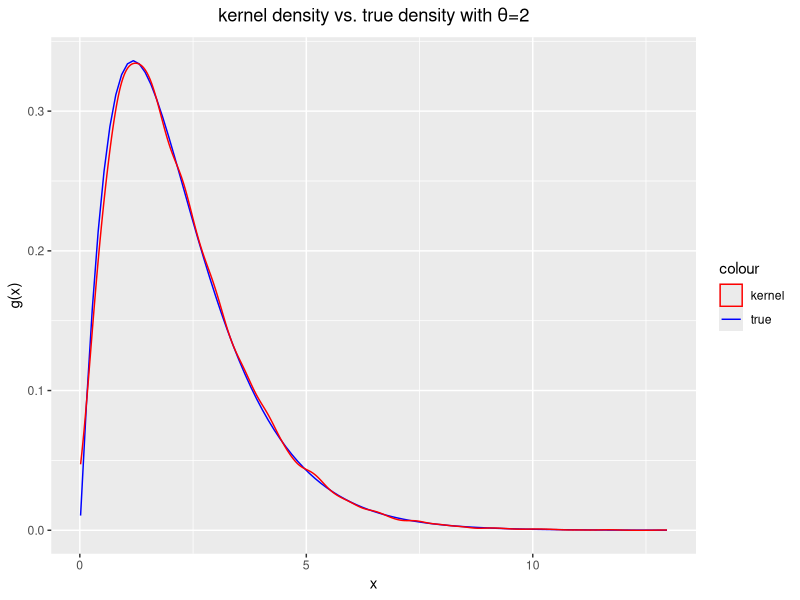
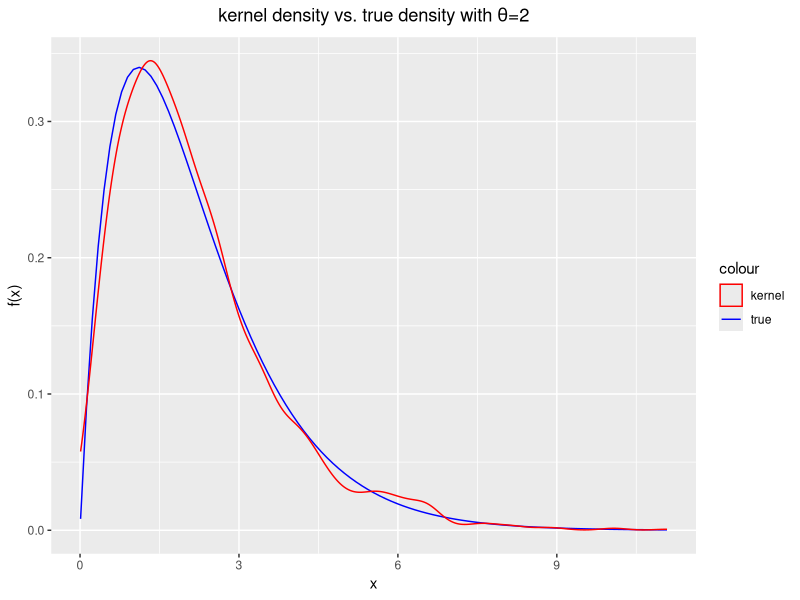
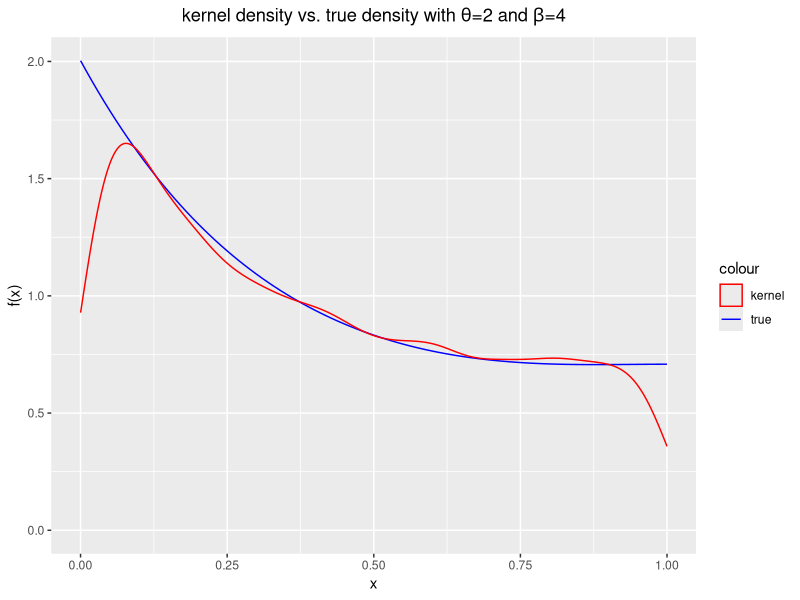
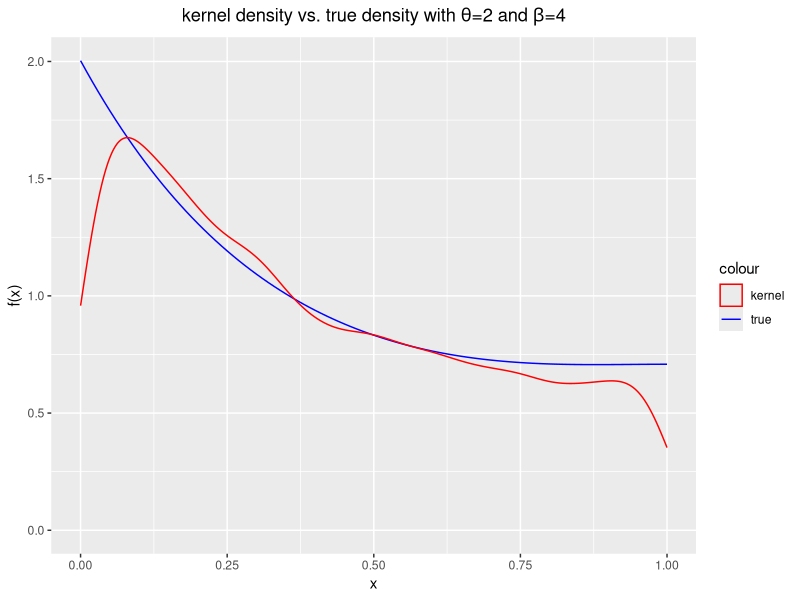

Generate these figures, in order, with R:
############# 5.2.1 ###############

# Sample from g
## function to generate a sample from g
g_sample <- function(n,theta) {
  c1 <- 2*gamma(theta)/(2*gamma(theta)+gamma(theta+0.5))
  uni <- runif(n)
  samples <- data.frame(spl=matrix(0,n,1))
  samples[which(uni<c1),1] <- rgamma(length(which(uni<c1)),shape = theta,scale = 1)
  samples[which(uni>=c1),1] <- rgamma(length(which(uni>=c1)),shape = theta+0.5,scale = 1)
  samples
}
## generate a sample with theta = 2
g_sample1 <- g_sample(10000,2)

## ture density
trued_g <- function (x,theta) {
  c1 <- 2*gamma(theta)/(2*gamma(theta)+gamma(theta+0.5))
  trued_g <- c1*dgamma(x,shape=theta,scale=1)+(1-c1)*dgamma(x,shape=theta+0.5,scale=1)
  trued_g
}
## plot
library(ggplot2)
ggplot(g_sample1) + stat_function(aes(col="true"), fun=trued_g, args = list(theta=2)) +
  geom_density(aes(spl, col='kernel')) + scale_color_manual(values = c("red", "blue")) +
  labs(title = expression(paste("kernel density vs. true density with ", theta, "=2")),
       x = "x", y = "g(x)") + theme(plot.title = element_text(hjust = 0.5))

# sample from f
## generate a sample from f
f_sample <- function(n,theta) {
  g_sample <- g_sample(n,theta)
  u_sample <- runif(n)
  c <- 1/(2*gamma(theta)+gamma(theta+0.5))
  f_sample <- matrix(0,n,1)
  for (i in 1:n) {
    qx <- sqrt(4 + g_sample[i,1])*g_sample[i,1]^(theta-1)*exp(-g_sample[i,1])
    gx <- (2*g_sample[i,1]^(theta-1)+g_sample[i,1]^(theta-0.5))*exp(-g_sample[i,1])
    if (u_sample[i] > qx*c/gx) next
      else {f_sample[i,1]<-g_sample[i,1]}
  }
  f_sample<-as.data.frame(f_sample[-which(f_sample==0),1])
  colnames(f_sample)<-"f"
  f_sample
}

f_sample1<-f_sample(10000,2)

qx<- function(x, theta) {
  qx<-sqrt(4 + x)*x^(theta-1)*exp(-x)
  qx
}
trued_f <- function (x,theta) {
  intgrl<-integrate(function(x) qx(x,theta),0,Inf)
  c_prime <-1/intgrl[["value"]]
  trued_f <- c_prime*sqrt(4 + x)*x^(theta-1)*exp(-x)
  trued_f
}

## plot
library(ggplot2)
ggplot() + stat_function(aes(col="true"), fun=trued_f, args = list(theta=2)) +
  geom_density(data=f_sample1,aes(f,col="kernel")) +
  scale_color_manual(values = c("red","blue")) +
  labs(title = expression(paste("kernel density vs. true density with ", theta, "=2")),
       x = "x", y = "f(x)") + theme(plot.title = element_text(hjust = 0.5))

############# 5.2.2 ###############
# Mixture Beta
# Sample from g
## function to generate a sample from g
g_sample <- function(n,theta,beta) {
  p1 <- beta/(beta+sqrt(3)*theta)
  uni <- runif(n)
  samples <- data.frame(spl=matrix(0,n,1))
  samples[which(uni<p1),1] <- rbeta(length(which(uni<p1)),shape1 = theta, shape2 = 1)
  samples[which(uni>=p1),1] <- rbeta(length(which(uni>=p1)),shape1 = 1, shape2 = beta)
  samples
}

# sample from f
## generate a sample from f
f_sample <- function(n,theta,beta) {
  g_sample <- g_sample(n,theta,beta)
  u_sample <- runif(n)
  f_sample <- matrix(0,n,1)
  for (i in 1:n) {
    qx <- g_sample[i,1]^(theta-1)/(1+g_sample[i,1]^2)+
      sqrt(2+g_sample[i,1]^2)*(1-g_sample[i,1])^(beta-1)
    hx <- g_sample[i,1]^(theta-1)+3^0.5*(1-g_sample[i,1])^(beta-1)
    if (u_sample[i] > qx/hx) next
    else {f_sample[i,1]<-g_sample[i,1]}
  }
  f_sample<-as.data.frame(f_sample[-which(f_sample==0),1])
  colnames(f_sample)<-"f"
  f_sample
}

f_sample1<-f_sample(10000,2,4)

qx<- function(x, theta, beta) {
  qx<-x^(theta-1)/(1+x^2)+sqrt(2+x^2)*(1-x)^(beta-1)
  qx
}
trued_f <- function (x,theta,beta) {
  intgrl<-integrate(function(x) qx(x,theta,beta),0,1)
  c_prime <-1/intgrl[["value"]]
  trued_f <- c_prime*(x^(theta-1)/(1+x^2)+sqrt(2+x^2)*(1-x)^(beta-1))
  trued_f
}

## plot
library(ggplot2)
ggplot() + stat_function(aes(col="true"), fun=trued_f, args = list(theta=2, beta=4)) +
  geom_density(data=f_sample1,aes(f,col="kernel")) +
  scale_color_manual(values = c("red","blue")) +
  labs(title = expression(paste("kernel density vs. true density with ", theta, 
                                "=2 and ", beta, "=4")),
       x = "x", y = "f(x)") + theme(plot.title = element_text(hjust = 0.5))

# Separate Beta

# Sample from g
## function to generate a sample from g
g_sample1 <- function(n,theta,beta) {
  g_sample1 <- data.frame(rbeta(n,shape1=theta,shape2=1))
  g_sample1
}

g_sample2 <- function(n,theta,beta) {
  g_sample2 <- data.frame(rbeta(n,shape1=1,shape2=beta))
  g_sample2
}

# sample from f
## generate a sample from f
f_sample_sep <- function(n,theta,beta) {
  u_sample <- runif(n)
  n1 <- length(which(u_sample<0.5))
  g_sample1 <- g_sample1(n1,theta,beta)
  u_sample1 <- runif(n1)
  f_sample1 <- matrix(0,n1,1)
  for (j in 1:n1) {
    qx1 <- g_sample1[j,1]^(theta-1)/(1+g_sample1[j,1]^2)
    hx1 <- g_sample1[j,1]^(theta-1)
    if (u_sample1[j] > qx1/hx1) next
     else {f_sample1[j,1]<-g_sample1[j,1]}
   }
  n2 <- length(which(u_sample>=0.5))
  g_sample2 <- g_sample2(n2,theta,beta)
  u_sample2 <- runif(n2)
  f_sample2 <- matrix(0,n2,1)
  for (k in 1:n2) {
    hx2 <- 3^0.5*(1-g_sample2[k,1])^(beta-1)
    qx2 <- sqrt(2+g_sample2[k,1]^2)*(1-g_sample2[k,1])^(beta-1)
    if (u_sample2[k] > qx2/hx2) next
    else {f_sample2[k,1]<-g_sample2[k,1]}
    }
  f_sample<-rbind(f_sample1,f_sample2)
  f_sample<-as.data.frame(f_sample[-which(f_sample==0),1])
  colnames(f_sample)<-"f"
  f_sample
}  

f_sample_sep<-f_sample_sep(10000,2,4)

## plot
library(ggplot2)
ggplot() + stat_function(aes(col="true"), fun=trued_f, args = list(theta=2, beta=4)) +
  geom_density(data=f_sample_sep,aes(f,col="kernel")) +
  scale_color_manual(values = c("red","blue")) +
  labs(title = expression(paste("kernel density vs. true density with ", theta, 
                                "=2 and ", beta, "=4")),
       x = "x", y = "f(x)") + theme(plot.title = element_text(hjust = 0.5))


